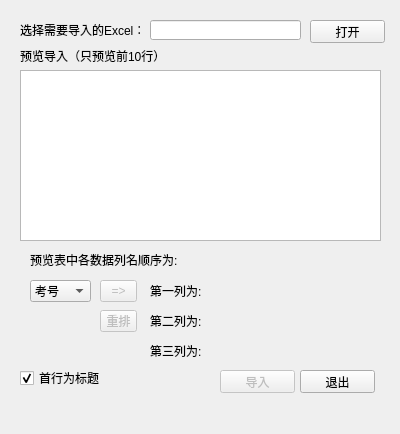
<?xml version="1.0" encoding="UTF-8"?>
<ui version="4.0">
 <class>Importexcel</class>
 <widget class="QWidget" name="Importexcel">
  <property name="geometry">
   <rect>
    <x>0</x>
    <y>0</y>
    <width>400</width>
    <height>434</height>
   </rect>
  </property>
  <property name="windowTitle">
   <string>考生导入</string>
  </property>
  <widget class="QLabel" name="label_File">
   <property name="geometry">
    <rect>
     <x>20</x>
     <y>20</y>
     <width>120</width>
     <height>20</height>
    </rect>
   </property>
   <property name="text">
    <string>选择需要导入的Excel：</string>
   </property>
  </widget>
  <widget class="QLineEdit" name="lineEdit_File">
   <property name="geometry">
    <rect>
     <x>150</x>
     <y>20</y>
     <width>151</width>
     <height>20</height>
    </rect>
   </property>
  </widget>
  <widget class="QPushButton" name="pushButton_File">
   <property name="geometry">
    <rect>
     <x>310</x>
     <y>20</y>
     <width>75</width>
     <height>23</height>
    </rect>
   </property>
   <property name="text">
    <string>打开</string>
   </property>
  </widget>
  <widget class="QLabel" name="label_View">
   <property name="geometry">
    <rect>
     <x>20</x>
     <y>50</y>
     <width>150</width>
     <height>12</height>
    </rect>
   </property>
   <property name="text">
    <string>预览导入（只预览前10行）：</string>
   </property>
  </widget>
  <widget class="QTableView" name="tableView">
   <property name="enabled">
    <bool>true</bool>
   </property>
   <property name="geometry">
    <rect>
     <x>20</x>
     <y>70</y>
     <width>361</width>
     <height>171</height>
    </rect>
   </property>
   <property name="editTriggers">
    <set>QAbstractItemView::NoEditTriggers</set>
   </property>
   <property name="selectionBehavior">
    <enum>QAbstractItemView::SelectColumns</enum>
   </property>
  </widget>
  <widget class="QPushButton" name="pushButton_Ok">
   <property name="enabled">
    <bool>false</bool>
   </property>
   <property name="geometry">
    <rect>
     <x>220</x>
     <y>370</y>
     <width>75</width>
     <height>23</height>
    </rect>
   </property>
   <property name="text">
    <string>导入</string>
   </property>
  </widget>
  <widget class="QPushButton" name="pushButton_Exit">
   <property name="geometry">
    <rect>
     <x>300</x>
     <y>370</y>
     <width>75</width>
     <height>23</height>
    </rect>
   </property>
   <property name="text">
    <string>退出</string>
   </property>
  </widget>
  <widget class="QCheckBox" name="checkBox_Top">
   <property name="geometry">
    <rect>
     <x>20</x>
     <y>370</y>
     <width>91</width>
     <height>16</height>
    </rect>
   </property>
   <property name="text">
    <string>首行为标题</string>
   </property>
   <property name="checked">
    <bool>true</bool>
   </property>
  </widget>
  <widget class="QLabel" name="label_Count">
   <property name="geometry">
    <rect>
     <x>180</x>
     <y>50</y>
     <width>200</width>
     <height>12</height>
    </rect>
   </property>
   <property name="text">
    <string/>
   </property>
  </widget>
  <widget class="QLabel" name="label_Note">
   <property name="geometry">
    <rect>
     <x>30</x>
     <y>250</y>
     <width>150</width>
     <height>20</height>
    </rect>
   </property>
   <property name="text">
    <string>预览表中各数据列名顺序为:</string>
   </property>
  </widget>
  <widget class="QComboBox" name="comboBox_Title">
   <property name="geometry">
    <rect>
     <x>30</x>
     <y>280</y>
     <width>61</width>
     <height>22</height>
    </rect>
   </property>
   <item>
    <property name="text">
     <string>考号</string>
    </property>
   </item>
   <item>
    <property name="text">
     <string>姓名</string>
    </property>
   </item>
   <item>
    <property name="text">
     <string>班级</string>
    </property>
   </item>
  </widget>
  <widget class="QToolButton" name="toolButton_Add">
   <property name="enabled">
    <bool>false</bool>
   </property>
   <property name="geometry">
    <rect>
     <x>100</x>
     <y>280</y>
     <width>37</width>
     <height>22</height>
    </rect>
   </property>
   <property name="text">
    <string>=&gt;</string>
   </property>
  </widget>
  <widget class="QLabel" name="label_Col1">
   <property name="geometry">
    <rect>
     <x>150</x>
     <y>280</y>
     <width>60</width>
     <height>22</height>
    </rect>
   </property>
   <property name="text">
    <string>第一列为:</string>
   </property>
  </widget>
  <widget class="QLabel" name="label_Col2">
   <property name="geometry">
    <rect>
     <x>150</x>
     <y>310</y>
     <width>60</width>
     <height>22</height>
    </rect>
   </property>
   <property name="text">
    <string>第二列为:</string>
   </property>
  </widget>
  <widget class="QLabel" name="label_Col3">
   <property name="geometry">
    <rect>
     <x>150</x>
     <y>340</y>
     <width>60</width>
     <height>22</height>
    </rect>
   </property>
   <property name="text">
    <string>第三列为:</string>
   </property>
  </widget>
  <widget class="QLabel" name="label_Col1_2">
   <property name="geometry">
    <rect>
     <x>210</x>
     <y>280</y>
     <width>60</width>
     <height>22</height>
    </rect>
   </property>
   <property name="text">
    <string/>
   </property>
  </widget>
  <widget class="QLabel" name="label_Col3_2">
   <property name="geometry">
    <rect>
     <x>210</x>
     <y>340</y>
     <width>60</width>
     <height>22</height>
    </rect>
   </property>
   <property name="text">
    <string/>
   </property>
  </widget>
  <widget class="QLabel" name="label_Col2_2">
   <property name="geometry">
    <rect>
     <x>210</x>
     <y>310</y>
     <width>60</width>
     <height>22</height>
    </rect>
   </property>
   <property name="text">
    <string/>
   </property>
  </widget>
  <widget class="QToolButton" name="toolButton_Clear">
   <property name="enabled">
    <bool>false</bool>
   </property>
   <property name="geometry">
    <rect>
     <x>100</x>
     <y>310</y>
     <width>37</width>
     <height>22</height>
    </rect>
   </property>
   <property name="text">
    <string>重排</string>
   </property>
  </widget>
  <widget class="QLabel" name="label_Process">
   <property name="geometry">
    <rect>
     <x>20</x>
     <y>400</y>
     <width>351</width>
     <height>22</height>
    </rect>
   </property>
   <property name="text">
    <string/>
   </property>
  </widget>
 </widget>
 <resources/>
 <connections/>
</ui>
